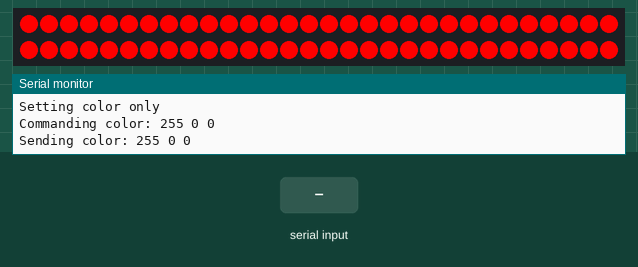
Recording of a sketch running on a simulated Arduino Uno, built with avr-gcc and run on an emulated ATmega328P. On the bench: 60 RGB LEDs in strip order, left to right, continuing on the next row, the last lines printed to the serial monitor. Inputs (shaded band) come from the test bench. Dim RGB values are drawn brighter than linear; no radio packets arrive unless stated.

Above: at 1.2 s.
1.3 s: "W" received over Serial
At 1.48 s:
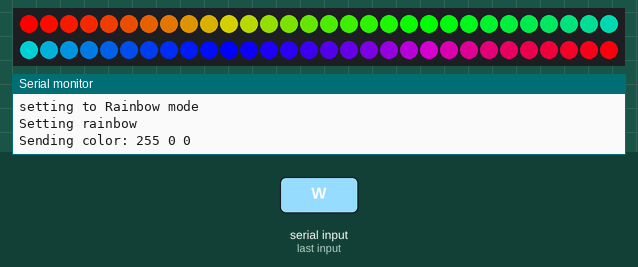
3.7 s: "G" received over Serial
At 4.7 s:
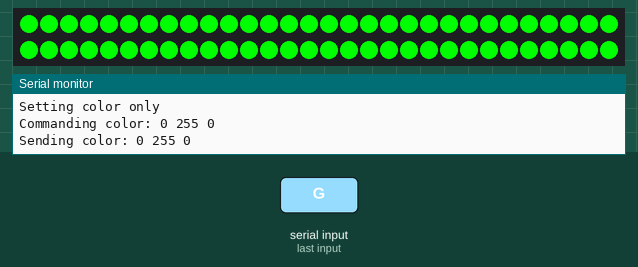
5.2 s: "B" received over Serial
At 6.2 s:
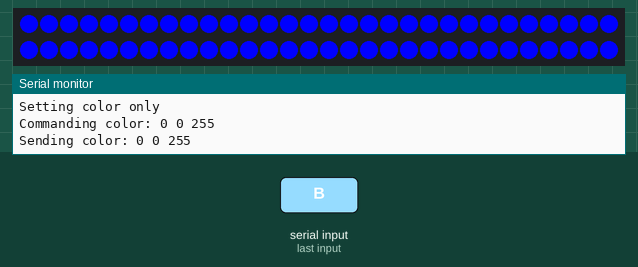
6.7 s: "H" received over Serial
At 7.3 s:
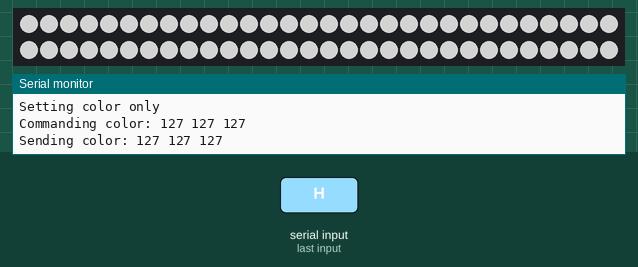
Timing chart, 0 to 9.2 s (numbered marks = the images above; inputs shaded):
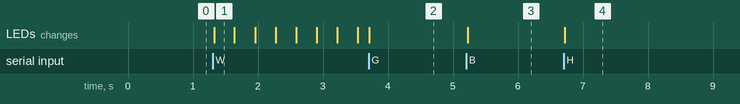

Measured:
- after the input at 1.3 s, the LEDs: change at once (image 1)
- after the input at 3.7 s, the LEDs: change at once (image 2)
- after the input at 5.2 s, the LEDs: change at once (image 3)
- after the input at 6.7 s, the LEDs: change at once (image 4)

The sketch:

kitchen_lights.ino
```cpp
/* Kitchen Lights Master Controller
 *
 * Starting with the TMRh20 GettingStarted example to form the basis of the
 * effort to progressively build up the comms using the nRF24L01+.
 * This file will represent the Arduino which will send the light color(s)
 * and/or patterns.
 *
 * Credit goes to ManiacBug for the RF24 library and TMRh20 for the library
 * improvements.
 *
 * Known Arduino IDEs under which this compiles: 1.8.0
 * Known Arduino IDEs under which this does not compile: 1.6.5
 */

//#define IS_SLAVE

#include "kitchen_lights.h"
#include "LightComm.h"
#include "LightPattern.h"

#define REFRESH_RATE 250  //*LOOP_DELAY = 250 * 20ms = 5s

//Prototype(s)
void readSerialCommand(void);
void slave_loop(void);
void master_loop(void);

//Globals
displayModes_t displayMode = COLOR_ONLY;
LightComm* lc;
LightPattern* lp;
pixelColor_t color;
bool colorUpdate = true;
long refreshRateCounter = 0;
#ifdef IS_SLAVE
RadioType_t radio = SLAVE;
#else //IS_MASTER
RadioType_t radio = MASTER;
#endif //IS_SLAVE

void setup()
{
  Serial.begin(115200);
  DBG_PRINTLN("0");
#ifdef IS_SLAVE
  Serial.println("Kitchen Lights Slave Arduino");
#else //IS_MASTER
  Serial.println("Kitchen Lights Master Arduino");
#endif //IS_SLAVE

  DBG_PRINTLN("1");
  lc = new LightComm(radio);
  DBG_PRINTLN("2");
  lp = new LightPattern(60, 6);
  DBG_PRINTLN("3");

  color = {255, 0, 0};
  displayMode = COLOR_ONLY;

  DBG_PRINTLN("end setup");
}

void loop()
{
#ifdef IS_SLAVE
  slave_loop();
#else
  master_loop();
#endif
}

void slave_loop()
{
  displayModes_t temp_mode;
  pixelColor_t temp_color;

  if (lc->LightUpdateQuery(&temp_mode, &temp_color))
  {
    DBG_PRINTLN("received light update");
    displayMode = temp_mode;
    color = temp_color;
    colorUpdate = true;
  }

  switch(displayMode)
  {
    case COLOR_ONLY:
      if (colorUpdate)
      {
        lp->SetAllLightsColor(color);
        colorUpdate = false;
      }
      break;
    case RAINBOW:
      lp->SetRainbow();
      break;
    default:
      break;
  }
  // Wait a moment (impacts rainbow speed)
  delay(LOOP_DELAY);

}

void master_loop()
{
  switch (displayMode)
  {
    case COLOR_ONLY:
      if (colorUpdate)
      {
        DBG_PRINTLN("Setting color only");
        if (lc->SendColorCommand(color))
        {
          colorUpdate = false;
        }
        lp->SetAllLightsColor(color);
      }
      break;
    case RAINBOW:
      if (colorUpdate)
      {
        DBG_PRINTLN(F("Setting rainbow"));
        if (lc->SendModeCommand(displayMode))
        {
          colorUpdate = false;
        }
      }
      lp->SetRainbow();
      break;
    default:
      displayMode = COLOR_ONLY;
      break;
  }
  // Wait a moment (impacts rainbow speed)
  delay(LOOP_DELAY);

  readSerialCommand();

  if (refreshRateCounter++ > REFRESH_RATE)
  {
    refreshRateCounter = 0;
    colorUpdate = true;
  }

} // Loop

void readSerialCommand(void)
{
  if (Serial.available())
  {
    char c = toupper(Serial.read());
    switch (c)
    {
      case 'R':
        DBG_PRINTLN(F("setting color to Red"));
        displayMode = COLOR_ONLY;
//        color = {255, 0, 0};
        color.red = 255;
        color.green = 0;
        color.blue = 0;
        colorUpdate = true;
        break;
      case 'G':
        DBG_PRINTLN(F("setting color to Green"));
        displayMode = COLOR_ONLY;
//        color = {0, 255, 0};
        color.red = 0;
        color.green = 255;
        color.blue = 0;
        colorUpdate = true;
        break;
      case 'B':
        DBG_PRINTLN(F("setting color to Blue"));
        displayMode = COLOR_ONLY;
//        color = {0, 0, 255};
        color.red = 0;
        color.green = 0;
        color.blue = 255;
        colorUpdate = true;
        break;
      case 'H':
        DBG_PRINTLN(F("setting color to White"));
        displayMode = COLOR_ONLY;
//        color = {0, 0, 255};
        color.red = 127;
        color.green = 127;
        color.blue = 127;
        colorUpdate = true;
        break;
      case 'W':
        DBG_PRINTLN(F("setting to Rainbow mode"));
        displayMode = RAINBOW;
        colorUpdate = true;
        break;
      default:
        DBG_PRINTLN(F("Unknown command"));
        break;
    }
  }
}
```

LightComm.cpp
```cpp
#include "LightComm.h"


LightComm::LightComm(RadioType_t controllerType)
{
  this->pRadio = new RF24(7,8); // Hardware configuration: Set up nRF24L01 radio on SPI bus plus pins 7 & 8

  this->pRadio->begin();
  // Set the PA Level. RF24_PA_MAX is default.
//  this->pRadio->setPALevel(RF24_PA_LOW);

  // Open a writing and reading pipe on each radio, with opposite addresses
  if (controllerType == MASTER)
  {
    this->pRadio->openWritingPipe(addresses[0]);  //uses pipe 0
    this->pRadio->openReadingPipe(1,addresses[1]);
    this->pRadio->stopListening();
  }
  else
  {
    this->pRadio->openWritingPipe(addresses[1]);
    this->pRadio->openReadingPipe(1,addresses[0]);  //uses pipe 0
    this->pRadio->startListening();
  }

//  this->pRadio->printDetails();
  this->command = {0};
}

LightComm::~LightComm()
{
  if (this->pRadio != NULL)
  {
    delete this->pRadio;
  }
}

bool LightComm::SendModeCommand(displayModes_t mode)
{
  bool result = false;

  this->command.mode = mode;
  result = SendCommand();

  return result;
}

bool LightComm::SendColorCommand(pixelColor_t color)
{
  bool result = false;
  this->command.color.red = color.red;
  this->command.color.green = color.green;
  this->command.color.blue = color.blue;

  DBG_PRINT(F("Commanding color: "));
  DBG_PRINT(this->command.color.red);
  DBG_PRINT(F(" "));
  DBG_PRINT(this->command.color.green);
  DBG_PRINT(F(" "));
  DBG_PRINTLN(this->command.color.blue);

	this->command.mode = COLOR_ONLY;
	result = SendCommand();

  return result;
}

bool LightComm::SendCommand()
{
  bool result = false;

  if (!this->pRadio->write(&command, sizeof(lightCommand_t)))
  {
    result = false;
    DBG_PRINTLN(F("Send failed"));
  }
  else
  {
    result = true;

    DBG_PRINT(F("Sending color: "));
    DBG_PRINT(this->command.color.red);
    DBG_PRINT(F(" "));
    DBG_PRINT(this->command.color.green);
    DBG_PRINT(F(" "));
    DBG_PRINTLN(this->command.color.blue);
  }

  delayMicroseconds(MIN_TX_DELAY_US);

  return result;
}

bool LightComm::LightUpdateQuery(displayModes_t *mode, pixelColor_t *color)
{
  bool resultIsUpdateLights = false;
  if (this->pRadio->available())
  {
    while (this->pRadio->available())                                     // While there is data ready
    {
      this->pRadio->read(&this->command, sizeof(lightCommand_t));               // Get the payload
      DBG_PRINTLN("waiting for dataz");
    }

    resultIsUpdateLights = true;
    (*color).red = this->command.color.red;
    (*color).green = this->command.color.green;
    (*color).blue = this->command.color.blue;
    *mode = this->command.mode;

    DBG_PRINT(F("Received data: "));
    DBG_PRINT(this->command.color.red);
    DBG_PRINT(F(" "));
    DBG_PRINT(this->command.color.green);
    DBG_PRINT(F(" "));
    DBG_PRINTLN(this->command.color.blue);
  }
  else
  {
    DBG_PRINTLN("radio not available");
  }
  return resultIsUpdateLights;
}
```

LightComm.h
```cpp
#ifndef LIGHTCOMM_H
#define LIGHTCOMM_H

#include <Arduino.h>
#include <SPI.h>
#include <RF24.h>
#include "kitchen_lights.h"
typedef unsigned char byte;

#define MIN_TX_DELAY_US 1000

typedef enum {
  MASTER,
  SLAVE
} RadioType_t;

typedef struct pixelColor {
  byte red;
  byte green;
  byte blue;
} pixelColor_t;

typedef struct lightCommand {
  byte mode;
  pixelColor_t color;
} lightCommand_t;

typedef enum {
  COLOR_ONLY = 0,
  RAINBOW,
  NUM_MODES
} displayModes_t;

static const byte addresses[][6] = {"1Node","2Node"};


class LightComm
{
private:
  RF24* pRadio;
  lightCommand_t command;

  bool SendCommand();

public:
  LightComm(RadioType_t);
  ~LightComm();

  bool SendModeCommand(displayModes_t mode);
  bool SendColorCommand(pixelColor_t color);
  bool LightUpdateQuery(displayModes_t *mode, pixelColor_t *color);
};


#endif //LIGHTCOMM_H
```

LightPattern.cpp
```cpp
#include "LightPattern.h"

LightPattern::LightPattern(uint16_t pixelCount, uint8_t pin)
{
  this->pixelCount = pixelCount;
//  m_colorUpdate = true;
  // Parameter 1 = number of pixels in strip
  // Parameter 2 = Arduino pin number (most are valid)
  // Parameter 3 = pixel type flags, add together as needed:
  //   NEO_KHZ800  800 KHz bitstream (most NeoPixel products w/WS2812 LEDs)
  //   NEO_KHZ400  400 KHz (classic 'v1' (not v2) FLORA pixels, WS2811 drivers)
  //   NEO_GRB     Pixels are wired for GRB bitstream (most NeoPixel products)
  //   NEO_RGB     Pixels are wired for RGB bitstream (v1 FLORA pixels, not v2)
  //   NEO_RGBW    Pixels are wired for RGBW bitstream (NeoPixel RGBW products)
  this->pStrip = new Adafruit_NeoPixel(this->pixelCount, pin, NEO_GRB + NEO_KHZ800);

  this->pStrip->begin();
  this->pStrip->show(); //init all pixels to off
}

LightPattern::~LightPattern()
{
  if (this->pStrip != NULL)
  {
    delete this->pStrip;
  }
}

void LightPattern::SetAllLightsColor(pixelColor_t color)
{
  for (int i = 0; i < this->pixelCount; i++)
  {
    this->pStrip->setPixelColor(i, this->pStrip->Color(color.red, color.green, color.blue));
  }
  this->pStrip->show();
}

void LightPattern::SetRainbow(void)
{
  static uint16_t j = 0;
  const int wait = 20;
  byte temp_red = 0;
  byte temp_green = 0;
  byte temp_blue = 0;

  for (uint16_t i = 0; i < this->pixelCount; i++)
  {
    Wheel(((i * 256 / this->pixelCount) + j) & 255, &temp_red, &temp_green, &temp_blue);
    this->pStrip->setPixelColor(i, this->pStrip->Color(temp_red, temp_green, temp_blue));
  }
  this->pStrip->show();
//  delay(wait);  //elave this to the loop
  j++;
  if (j >= 256)
  {
    j = 0;
  }
}


// Input a value 0 to 255 to get a color value.
// The colours are a transition r - g - b - back to r.
void LightPattern::Wheel(byte WheelPos, byte *red, byte *green, byte *blue) {
  WheelPos = 255 - WheelPos;
  byte WheelPosBy3 = WheelPos * 3;
  if (WheelPos < 85)
  {
    *red = 255 - WheelPosBy3;
    *green = 0;
    *blue = WheelPosBy3;
  }
  else if (WheelPos < 170)
  {
    WheelPos -= 85;
    WheelPosBy3 = WheelPos * 3;
    *red = 0;
    *green = WheelPosBy3;
    *blue = 255 - WheelPosBy3;
  }
  else
  {
    WheelPos -= 170;
    WheelPosBy3 = WheelPos * 3;
    *red = WheelPosBy3;
    *green = 255 - WheelPosBy3;
    *blue = 0;
  }
}
```

LightPattern.h
```cpp
#ifndef LIGHTPATTERN_H
#define LIGHTPATTERN_H

#include <Arduino.h>
#include <Adafruit_NeoPixel.h>
#include "LightComm.h"
#include "kitchen_lights.h"
typedef unsigned char byte;

#define LOOP_DELAY 20

class LightPattern
{
private:
  uint16_t pixelCount;
  Adafruit_NeoPixel *pStrip;

  void Wheel(byte WheelPos, byte *red, byte *green, byte *blue);

public:
  LightPattern(uint16_t pixelCount, uint8_t pin);
  ~LightPattern();

  void SetAllLightsColor(pixelColor_t color);
  void SetRainbow();
};

#endif //LIGHTPATTERN_H
```

kitchen_lights.h
```cpp
#ifndef KITCHENLIGHTS_H
#define KITCHENLIGHTS_H

#define DBG_PRINTS 1

#ifdef DBG_PRINTS
#define DBG_PRINTLN(x) Serial.println(x)
#define DBG_PRINT(x) Serial.print(x)
#endif

#endif //KITCHENLIGHTS_H
```
